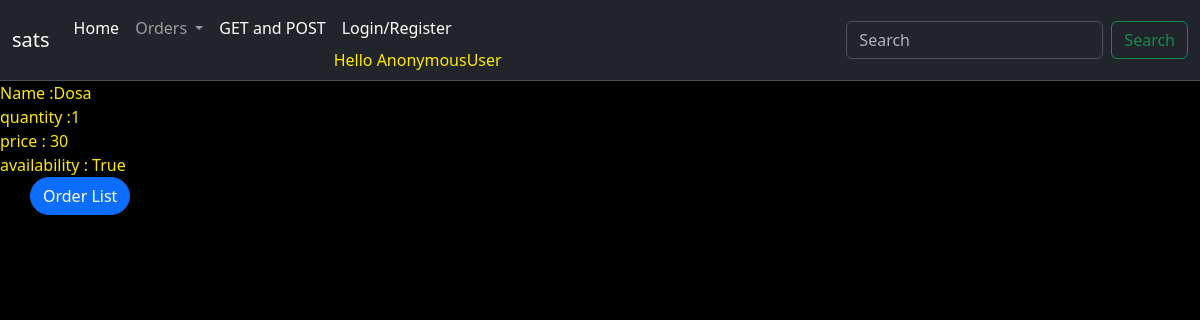
Page /1/Orderdetail on the committed database.
### bro_app/models.py (models this page shows)
class Order(models.Model):
    name = models.CharField(max_length=100)
    quantity = models.IntegerField()
    price = models.IntegerField()
    availability=models.BooleanField()

### bro_app/views.py (the view)
# urls.py: path('<pk>/Orderdetail', Orderdetail.as_view(), name = 'Orderdetail'),
class Orderdetail(DetailView):
	model =Order
	template_name = 'CBV/Orderdetail.html'

### templates/CBV/Orderdetail.html
{% include 'base.html' %}
{% block content %}
Name         :{{ object.name}}<br>
quantity     :{{ object.quantity}} <br>
price        : {{object.price}}<br>
availability : {{object.availability}}<br>
<a href="{% url 'bro_app:Orderlist'%}" class="btn btn-primary" style="border-radius: 20px; margin-left: 30px;">
    Order List
</a>
{% endblock %}

### templates/base.html (style rules this page uses)
body { background-color: rgb(0, 0, 0); color: rgba(255, 234, 0, 0.999); }

### rows in the picture
Order: name "Dosa", quantity "1", price "30", availability "True"

### other values in the picture
{{ user }} "AnonymousUser"
